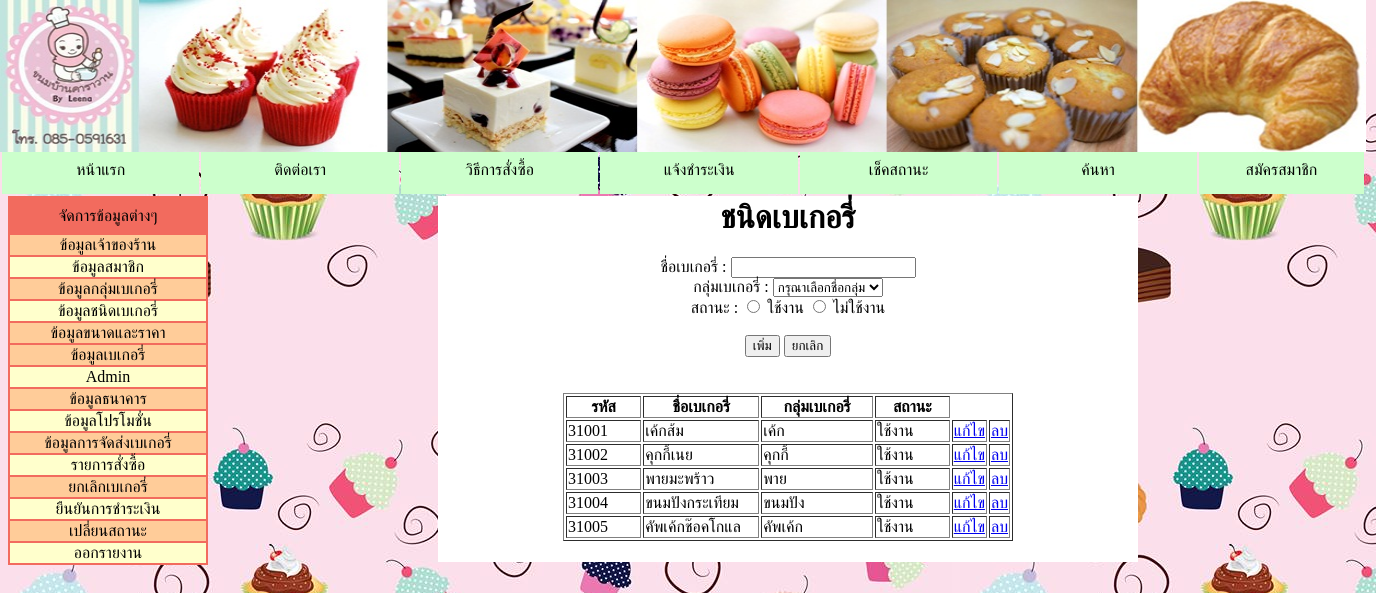
Screenshot of /basic/bk_type/type_form.php with the database file from the repository.
### tables this page shows
CREATE TABLE `bakery_type` (
  `id_type` int(5) NOT NULL AUTO_INCREMENT,
  `name_type` varchar(15) NOT NULL,
  `status_type` char(1) NOT NULL,
  `id_group` int(5) NOT NULL,
  PRIMARY KEY (`id_type`),
  KEY `id_group` (`id_group`),
  CONSTRAINT `bakery_type_ibfk_1` FOREIGN KEY (`id_group`) REFERENCES `bakery_group` (`id_group`)
);

CREATE TABLE `bakery_group` (
  `id_group` int(5) NOT NULL AUTO_INCREMENT,
  `name_group` varchar(15) NOT NULL,
  `status_group` char(1) NOT NULL,
  PRIMARY KEY (`id_group`)
);

### basic/bk_type/type_form.php (the view, shortened to what this page needs)
<html>
    <head>
        <link rel="stylesheet" href="type_form.css">
    </head>
    <body>
        <img class="logo-head" src="../image/logo.jpg"></div>
    <form action="type_add.php" method="post" >
        <table class="menu-head">
            <tr align="center" valign="middle" bgcolor="#CCFFCC">
                <td width="120" align="center">หน้าแรก</td>
                <td width="120" align="center">ติดต่อเรา</td>
                <td width="120" height="20" align="center">วิธีการสั่งซื้อ</td>
                <td width="120" align="center">แจ้งชำระเงิน</td>
                <td width="120" align="center">เช็คสถานะ</td>
                <td width="120" align="center">ค้นหา</td>
                <td width="100">สมัครสมาชิก</td>
            </tr>
        </table>
        <tr>
            <td width="200">
                <table width="200" border="0" align="left" bgcolor="#F26B5E">
                    <tr align="center" bgcolor="#F26B5E">
                    <div class="menuleft">
                        <td height="35" >จัดการข้อมูลต่างๆ</td>
                        </tr>
                        <tr align="center" bgcolor="#FFFFCC">
                            <td bgcolor="#FFCC99"><a><span onclick="window.location = '../bk_owner/owner_form.php';" >ข้อมูลเจ้าของร้าน</span></a></td>
                        </tr>
                        <tr align="center" bgcolor="#FFFFCC">
                            <td><a><span onclick="window.location = '../bk_owner/owner_form.php';" >ข้อมูลสมาชิก</span></a></td>
                        </tr>
                        <tr align="center" bgcolor="#FFCC99">
                            <td bgcolor="#FFCC99"><a><span onclick="window.location = '../bk_group/group_form.php';" >ข้อมูลกลุ่มเบเกอรี่</span></a></td>
                        </tr>
                        <tr align="center" bgcolor="#FFFFCC">
                            <td><a><span onclick="window.location = '../bk_type/type_form.php';" >ข้อมูลชนิดเบเกอรี่</span></a></td>
                        </tr>
                        <tr align="center" bgcolor="#FFCC99">
                            <td><a><span onclick="window.location = '../bk_sp/sp_form.php';" >ข้อมูลขนาดและราคา</span></a></td>
                        </tr>
                        <tr align="center" bgcolor="#FFCC99">
                            <td><a><span onclick="window.location = '../bk_bakery/bk_form.php';" >ข้อมูลเบเกอรี่</span></a></td>
                        </tr>
                        <tr align="center" bgcolor="#FFFFCC">
                            <td><a><span onclick="window.location = '../bk_owner/owner_form.php';" >Admin</span></a></td>
                        </tr>
                        <tr align="center" bgcolor="#FFCC99">
                            <td><a><span onclick="window.location = '../bk_owner/owner_form.php';" >ข้อมูลธนาคาร</span></a></td>
                        </tr>
                        <tr align="center" bgcolor="#FFFFCC">
                            <td><a><span onclick="window.location = '../bk_owner/owner_form.php';" >ข้อมูลโปรโมชั่น</span></a></td>
                        </tr>
                        <tr align="center" bgcolor="#FFCC99">
                            <td><a><span onclick="window.location = '../bk_owner/owner_form.php';" >ข้อมูลการจัดส่งเบเกอรี่</span></a></td>
                        </tr>
                        <tr align="center" bgcolor="#FFFFCC">
                            <td><a><span onclick="window.location = '../bk_owner/owner_form.php';" >รายการสั่งซื้อ</span></a></td>
                        </tr>
                        <tr align="center" bgcolor="#FFCC99">
                            <td><a><span onclick="window.location = '../bk_owner/owner_form.php';" >ยกเลิกเบเกอรี่</span></a></td>
                        </tr>
                        <tr align="center" bgcolor="#FFFFCC">
                            <td><a><span onclick="window.location = '../bk_owner/owner_form.php';" >ยืนยันการชำระเงิน</span></a></td>
                        </tr>
                        <tr align="center" bgcolor="#FFCC99">
                            <td><a><span onclick="window.location = '../bk_owner/owner_form.php';" >เปลี่ยนสถานะ</span></a></td>
                        </tr>
                        <tr align="center" bgcolor="#FFFFCC">
                            <td><a><span onclick="window.location = '../bk_owner/owner_form.php';" >ออกรายงาน</span></a></td>
                        </tr></div>
                </table>
              <table width="700" bgcolor="#FFFFFF" align="center" >
                    <tr>
                        <td width="300" align="center">
             <h1>ชนิดเบเกอรี่</h1>
            ชื่อเบเกอรี่ :
            <input type="text" id="name_type" name="name_type" maxlength="15"> <br>
            กลุ่มเบเกอรี่ :
            <select name="bakery_group">
                <option value='0'>กรุณาเลือกชื่อกลุ่ม</option>
            </select>
            <br>
            สถานะ :
            <input type="radio" id="radio1" name="status_type"  value="1"> ใช้งาน
            <input type="radio" id="radio2" name="status_type"  value="2"> ไม่ใช้งาน <br>
            <br>
                 <input type='submit' id="bt1" class="btn-submit" name='submit' value='เพิ่ม' onClick="alert('ยืนยันการบันทึก')">
                 <input type="reset" id="bt2" class="btn-submit" name="submit" value="ยกเลิก">
                <br><br><br>
            <table width="450" border="1" align="center">
                <tr>
                    <th width="91"><div align="center">รหัส</th>
                    <th width="150"><div align="center">ชื่อเบเกอรี่</th>
                    <th width="150"><div align="center">กลุ่มเบเกอรี่</th>
                    <th width="91"><div align="center">สถานะ</th>
                </tr>
        <?php
        include("../condb/conndb.php");
        $sql9 = "select * from bakery_type ,bakery_group where bakery_type.id_group=bakery_group.id_group" ;
        $query = mysqli_query($conn, $sql9) or die($sql9);
        while ($typeResult = mysqli_fetch_array($query)) {
        echo "<tr>";
        echo "<td>" . $typeResult['id_type'] . "</td>";
        echo "<td>" . $typeResult['name_type'] . "</td>";
        echo "<td>" . $typeResult['name_group'] . "</td>";
          $status = $typeResult['status_type'];
                                    if($status == "1") {$status = "ใช้งาน";}
                                    else{$status = "ไม่ใช้งาน";}
                                    echo "<td>" . $status . "</td>";
        echo "<td>"
        ?>
                <?php
        echo"<td<center><a href ='form_edittype.php?name_type=$typeResult[name_type]'>แก้ไข </a></center></td>";
        echo"<td><center><a href ='form_deletetype.php?name_type=$typeResult[name_type]'>ลบ </a></center></td>";
                        }
         ?>
                 </tr>
                </table><br>
    </form>
</body>
</html>

### basic/bk_type/type_form.css (style rules this page uses)
.logo-head { position: static; margin-top: -8px; margin-left: -8px; height: 152px; width: 1366px; }
.menu-head { position: static; margin-top: -8px; margin-left: -8px; height: 52px; width: 1366px; }
body { background-image: url('../image/bg.jpg'); }

### rows the page displays
bakery_type: id_type "31001", name_type "เค้กส้ม", id_group.name_group "เค้ก", status_type "ใช้งาน"
bakery_type: id_type "31002", name_type "คุกกี้เนย", id_group.name_group "คุกกี้", status_type "ใช้งาน"
bakery_type: id_type "31003", name_type "พายมะพร้าว", id_group.name_group "พาย", status_type "ใช้งาน"
bakery_type: id_type "31004", name_type "ขนมปังกระเทียม", id_group.name_group "ขนมปัง", status_type "ใช้งาน"
bakery_type: id_type "31005", name_type "คัพเค้กช๊อคโกแล", id_group.name_group "คัพเค้ก", status_type "ใช้งาน"
